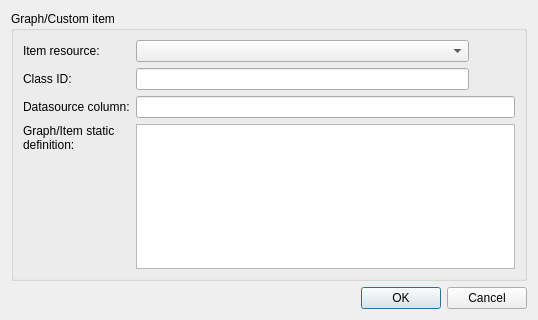
<?xml version="1.0" encoding="UTF-8"?>
<ui version="4.0">
 <class>NCRDGraphPropDialogUI</class>
 <widget class="QDialog" name="NCRDGraphPropDialogUI">
  <property name="geometry">
   <rect>
    <x>0</x>
    <y>0</y>
    <width>538</width>
    <height>320</height>
   </rect>
  </property>
  <property name="windowTitle">
   <string>Graph/Custom item properties</string>
  </property>
  <layout class="QVBoxLayout">
   <property name="spacing">
    <number>3</number>
   </property>
   <item>
    <widget class="QGroupBox" name="gbImage">
     <property name="title">
      <string>Graph/Custom item</string>
     </property>
     <layout class="QGridLayout">
      <item row="0" column="0">
       <widget class="QLabel" name="label">
        <property name="text">
         <string>Item resource:</string>
        </property>
       </widget>
      </item>
      <item row="0" column="1">
       <widget class="NCRDItemSourceTypeCombo" name="comboSourceType"/>
      </item>
      <item row="0" column="2" colspan="3">
       <spacer>
        <property name="orientation">
         <enum>Qt::Horizontal</enum>
        </property>
        <property name="sizeHint" stdset="0">
         <size>
          <width>40</width>
          <height>20</height>
         </size>
        </property>
       </spacer>
      </item>
      <item row="2" column="0">
       <widget class="QLabel" name="label_2">
        <property name="sizePolicy">
         <sizepolicy hsizetype="Maximum" vsizetype="Preferred">
          <horstretch>0</horstretch>
          <verstretch>0</verstretch>
         </sizepolicy>
        </property>
        <property name="text">
         <string>Datasource column:</string>
        </property>
       </widget>
      </item>
      <item row="2" column="1" colspan="4">
       <widget class="QLineEdit" name="text"/>
      </item>
      <item row="3" column="0">
       <widget class="QLabel" name="label_4">
        <property name="text">
         <string>Graph/Item static definition:</string>
        </property>
        <property name="alignment">
         <set>Qt::AlignLeading|Qt::AlignLeft|Qt::AlignTop</set>
        </property>
        <property name="wordWrap">
         <bool>true</bool>
        </property>
       </widget>
      </item>
      <item row="3" column="1" colspan="4">
       <widget class="QTextEdit" name="graphDef"/>
      </item>
      <item row="1" column="0">
       <widget class="QLabel" name="label_5">
        <property name="text">
         <string>Class ID:</string>
        </property>
       </widget>
      </item>
      <item row="1" column="1">
       <widget class="QLineEdit" name="classID"/>
      </item>
     </layout>
    </widget>
   </item>
   <item>
    <widget class="NCRDPrintWhenPanel" name="printWhenPanel" native="true"/>
   </item>
   <item>
    <widget class="QDialogButtonBox" name="buttonBox">
     <property name="orientation">
      <enum>Qt::Horizontal</enum>
     </property>
     <property name="standardButtons">
      <set>QDialogButtonBox::Cancel|QDialogButtonBox::Ok</set>
     </property>
    </widget>
   </item>
  </layout>
 </widget>
 <customwidgets>
  <customwidget>
   <class>NCRDPrintWhenPanel</class>
   <extends>QWidget</extends>
   <header>ncrdprintwhenpanel.h</header>
   <container>1</container>
  </customwidget>
  <customwidget>
   <class>NCRDItemSourceTypeCombo</class>
   <extends>QComboBox</extends>
   <header>ncrditemsourcetypecombo.h</header>
  </customwidget>
 </customwidgets>
 <tabstops>
  <tabstop>comboSourceType</tabstop>
  <tabstop>classID</tabstop>
  <tabstop>text</tabstop>
  <tabstop>graphDef</tabstop>
  <tabstop>buttonBox</tabstop>
 </tabstops>
 <resources/>
 <connections>
  <connection>
   <sender>buttonBox</sender>
   <signal>accepted()</signal>
   <receiver>NCRDGraphPropDialogUI</receiver>
   <slot>accept()</slot>
   <hints>
    <hint type="sourcelabel">
     <x>248</x>
     <y>254</y>
    </hint>
    <hint type="destinationlabel">
     <x>157</x>
     <y>274</y>
    </hint>
   </hints>
  </connection>
  <connection>
   <sender>buttonBox</sender>
   <signal>rejected()</signal>
   <receiver>NCRDGraphPropDialogUI</receiver>
   <slot>reject()</slot>
   <hints>
    <hint type="sourcelabel">
     <x>316</x>
     <y>260</y>
    </hint>
    <hint type="destinationlabel">
     <x>286</x>
     <y>274</y>
    </hint>
   </hints>
  </connection>
 </connections>
</ui>
